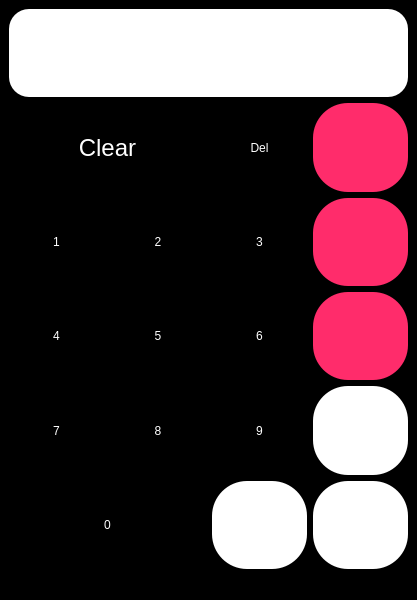
<?xml version="1.0" encoding="UTF-8"?>
<ui version="4.0">
 <class>MainWindow</class>
 <widget class="QMainWindow" name="MainWindow">
  <property name="geometry">
   <rect>
    <x>0</x>
    <y>0</y>
    <width>417</width>
    <height>600</height>
   </rect>
  </property>
  <property name="windowTitle">
   <string>MainWindow</string>
  </property>
  <property name="styleSheet">
   <string notr="true">background-color: rgb(0, 0, 0);
border-radius:10px;</string>
  </property>
  <widget class="QWidget" name="centralwidget">
   <layout class="QGridLayout" name="gridLayout_2">
    <item row="0" column="0">
     <layout class="QGridLayout" name="gridLayout">
      <item row="5" column="0" colspan="2">
       <widget class="QPushButton" name="pushButton_0">
        <property name="sizePolicy">
         <sizepolicy hsizetype="MinimumExpanding" vsizetype="Preferred">
          <horstretch>0</horstretch>
          <verstretch>14</verstretch>
         </sizepolicy>
        </property>
        <property name="styleSheet">
         <string notr="true">
QPushButton{

font: 75 18pt &quot;MS Shell Dlg 2&quot;;
	color: rgb(255, 255, 255);
	background-color: rgb(0, 0, 0);
border-radius:35px;

}
QPushButton:hover{
	color: rgb(229, 228, 255);
	background-color: rgb(124, 119, 255);
}
</string>
        </property>
        <property name="text">
         <string>0</string>
        </property>
       </widget>
      </item>
      <item row="2" column="2">
       <widget class="QPushButton" name="pushButton_3">
        <property name="sizePolicy">
         <sizepolicy hsizetype="MinimumExpanding" vsizetype="Preferred">
          <horstretch>0</horstretch>
          <verstretch>14</verstretch>
         </sizepolicy>
        </property>
        <property name="styleSheet">
         <string notr="true">
QPushButton{

font: 75 18pt &quot;MS Shell Dlg 2&quot;;
	color: rgb(255, 255, 255);
	background-color: rgb(0, 0, 0);
border-radius:35px;

}
QPushButton:hover{
	color: rgb(229, 228, 255);
	background-color: rgb(124, 119, 255);
}
</string>
        </property>
        <property name="text">
         <string>3</string>
        </property>
       </widget>
      </item>
      <item row="0" column="0" colspan="4">
       <widget class="QLabel" name="label">
        <property name="sizePolicy">
         <sizepolicy hsizetype="MinimumExpanding" vsizetype="Preferred">
          <horstretch>0</horstretch>
          <verstretch>14</verstretch>
         </sizepolicy>
        </property>
        <property name="styleSheet">
         <string notr="true">font: 26pt &quot;MS Shell Dlg 2&quot;;
color: rgb(0, 0, 0);
background-color: rgb(255, 255, 255);
border-radius:20px;
</string>
        </property>
        <property name="text">
         <string/>
        </property>
       </widget>
      </item>
      <item row="5" column="3">
       <widget class="QPushButton" name="equalbutton">
        <property name="sizePolicy">
         <sizepolicy hsizetype="MinimumExpanding" vsizetype="Preferred">
          <horstretch>0</horstretch>
          <verstretch>14</verstretch>
         </sizepolicy>
        </property>
        <property name="styleSheet">
         <string notr="true">QPushButton{


	
	
	background-color: rgb(255, 255, 255);
border-radius:35px;

}
QPushButton:hover{
	color: rgb(229, 228, 255);
	
	background-color: rgb(97, 221, 255);
}
</string>
        </property>
        <property name="text">
         <string/>
        </property>
        <property name="icon">
         <iconset resource="../AppData/Local/Programs/Python/Python310/Lib/site-packages/QtDesigner/icons.qrc">
          <normaloff>:/newPrefix/equalsign_81021.png</normaloff>:/newPrefix/equalsign_81021.png</iconset>
        </property>
       </widget>
      </item>
      <item row="1" column="2">
       <widget class="QPushButton" name="DelButton">
        <property name="sizePolicy">
         <sizepolicy hsizetype="MinimumExpanding" vsizetype="Preferred">
          <horstretch>0</horstretch>
          <verstretch>14</verstretch>
         </sizepolicy>
        </property>
        <property name="styleSheet">
         <string notr="true">
QPushButton{

font: 75 18pt &quot;MS Shell Dlg 2&quot;;
	color: rgb(255, 255, 255);
	background-color: rgb(0, 0, 0);
border-radius:35px;

}
QPushButton:hover{
	color: rgb(229, 228, 255);
	background-color: rgb(124, 119, 255);
}
</string>
        </property>
        <property name="text">
         <string>Del</string>
        </property>
       </widget>
      </item>
      <item row="3" column="0">
       <widget class="QPushButton" name="pushButton_4">
        <property name="sizePolicy">
         <sizepolicy hsizetype="MinimumExpanding" vsizetype="Preferred">
          <horstretch>0</horstretch>
          <verstretch>14</verstretch>
         </sizepolicy>
        </property>
        <property name="styleSheet">
         <string notr="true">
QPushButton{

font: 75 18pt &quot;MS Shell Dlg 2&quot;;
	color: rgb(255, 255, 255);
	background-color: rgb(0, 0, 0);
border-radius:35px;

}
QPushButton:hover{
	color: rgb(229, 228, 255);
	background-color: rgb(124, 119, 255);
}
</string>
        </property>
        <property name="text">
         <string>4</string>
        </property>
       </widget>
      </item>
      <item row="2" column="0">
       <widget class="QPushButton" name="pushButton_1">
        <property name="sizePolicy">
         <sizepolicy hsizetype="MinimumExpanding" vsizetype="Preferred">
          <horstretch>0</horstretch>
          <verstretch>14</verstretch>
         </sizepolicy>
        </property>
        <property name="styleSheet">
         <string notr="true">
QPushButton{

font: 75 18pt &quot;MS Shell Dlg 2&quot;;
	color: rgb(255, 255, 255);
	background-color: rgb(0, 0, 0);
border-radius:35px;

}
QPushButton:hover{
	color: rgb(229, 228, 255);
	background-color: rgb(124, 119, 255);
}
</string>
        </property>
        <property name="text">
         <string>1</string>
        </property>
       </widget>
      </item>
      <item row="3" column="2">
       <widget class="QPushButton" name="pushButton_6">
        <property name="sizePolicy">
         <sizepolicy hsizetype="MinimumExpanding" vsizetype="Preferred">
          <horstretch>0</horstretch>
          <verstretch>14</verstretch>
         </sizepolicy>
        </property>
        <property name="styleSheet">
         <string notr="true">
QPushButton{

font: 75 18pt &quot;MS Shell Dlg 2&quot;;
	color: rgb(255, 255, 255);
	background-color: rgb(0, 0, 0);
border-radius:35px;

}
QPushButton:hover{
	color: rgb(229, 228, 255);
	background-color: rgb(124, 119, 255);
}
</string>
        </property>
        <property name="text">
         <string>6</string>
        </property>
       </widget>
      </item>
      <item row="2" column="1">
       <widget class="QPushButton" name="pushButton_2">
        <property name="sizePolicy">
         <sizepolicy hsizetype="MinimumExpanding" vsizetype="Preferred">
          <horstretch>0</horstretch>
          <verstretch>14</verstretch>
         </sizepolicy>
        </property>
        <property name="styleSheet">
         <string notr="true">
QPushButton{

font: 75 18pt &quot;MS Shell Dlg 2&quot;;
	color: rgb(255, 255, 255);
	background-color: rgb(0, 0, 0);
border-radius:35px;

}
QPushButton:hover{
	color: rgb(229, 228, 255);
	background-color: rgb(124, 119, 255);
}
</string>
        </property>
        <property name="text">
         <string>2</string>
        </property>
       </widget>
      </item>
      <item row="4" column="1">
       <widget class="QPushButton" name="pushButton_8">
        <property name="sizePolicy">
         <sizepolicy hsizetype="MinimumExpanding" vsizetype="Preferred">
          <horstretch>0</horstretch>
          <verstretch>14</verstretch>
         </sizepolicy>
        </property>
        <property name="styleSheet">
         <string notr="true">
QPushButton{

font: 75 18pt &quot;MS Shell Dlg 2&quot;;
	color: rgb(255, 255, 255);
	background-color: rgb(0, 0, 0);
border-radius:35px;

}
QPushButton:hover{
	color: rgb(229, 228, 255);
	background-color: rgb(124, 119, 255);
}
</string>
        </property>
        <property name="text">
         <string>8</string>
        </property>
       </widget>
      </item>
      <item row="1" column="3">
       <widget class="QPushButton" name="additionbutton">
        <property name="sizePolicy">
         <sizepolicy hsizetype="MinimumExpanding" vsizetype="Preferred">
          <horstretch>0</horstretch>
          <verstretch>14</verstretch>
         </sizepolicy>
        </property>
        <property name="styleSheet">
         <string notr="true">QPushButton{
	background-color: rgb(255, 44, 107);
border-radius:35px;

}
QPushButton:hover{
	color: rgb(229, 228, 255);
	background-color: rgb(255, 255, 0);
}
</string>
        </property>
        <property name="text">
         <string/>
        </property>
        <property name="icon">
         <iconset resource="../AppData/Local/Programs/Python/Python310/Lib/site-packages/QtDesigner/icons.qrc">
          <normaloff>:/newPrefix/add.png</normaloff>:/newPrefix/add.png</iconset>
        </property>
       </widget>
      </item>
      <item row="4" column="3">
       <widget class="QPushButton" name="divisionbutton_2">
        <property name="sizePolicy">
         <sizepolicy hsizetype="MinimumExpanding" vsizetype="Preferred">
          <horstretch>0</horstretch>
          <verstretch>14</verstretch>
         </sizepolicy>
        </property>
        <property name="styleSheet">
         <string notr="true">QPushButton{


	
	
	background-color: rgb(255, 255, 255);
border-radius:35px;

}
QPushButton:hover{
	color: rgb(229, 228, 255);
	
	background-color: rgb(97, 221, 255);
}
</string>
        </property>
        <property name="text">
         <string/>
        </property>
        <property name="icon">
         <iconset resource="../AppData/Local/Programs/Python/Python310/Lib/site-packages/QtDesigner/icons.qrc">
          <normaloff>:/newPrefix/divisionsign_81003.png</normaloff>:/newPrefix/divisionsign_81003.png</iconset>
        </property>
       </widget>
      </item>
      <item row="2" column="3">
       <widget class="QPushButton" name="substractionbutton">
        <property name="sizePolicy">
         <sizepolicy hsizetype="MinimumExpanding" vsizetype="Preferred">
          <horstretch>0</horstretch>
          <verstretch>14</verstretch>
         </sizepolicy>
        </property>
        <property name="styleSheet">
         <string notr="true">QPushButton{
	background-color: rgb(255, 44, 107);
border-radius:35px;

}
QPushButton:hover{
	color: rgb(229, 228, 255);
	
	background-color: rgb(255, 255, 0);
}
</string>
        </property>
        <property name="text">
         <string/>
        </property>
        <property name="icon">
         <iconset resource="../AppData/Local/Programs/Python/Python310/Lib/site-packages/QtDesigner/icons.qrc">
          <normaloff>:/newPrefix/minus.png</normaloff>:/newPrefix/minus.png</iconset>
        </property>
       </widget>
      </item>
      <item row="3" column="1">
       <widget class="QPushButton" name="pushButton_5">
        <property name="sizePolicy">
         <sizepolicy hsizetype="MinimumExpanding" vsizetype="Preferred">
          <horstretch>0</horstretch>
          <verstretch>14</verstretch>
         </sizepolicy>
        </property>
        <property name="styleSheet">
         <string notr="true">
QPushButton{

font: 75 18pt &quot;MS Shell Dlg 2&quot;;
	color: rgb(255, 255, 255);
	background-color: rgb(0, 0, 0);
border-radius:35px;

}
QPushButton:hover{
	color: rgb(229, 228, 255);
	background-color: rgb(124, 119, 255);
}
</string>
        </property>
        <property name="text">
         <string>5</string>
        </property>
       </widget>
      </item>
      <item row="3" column="3">
       <widget class="QPushButton" name="multiplicationbutton">
        <property name="sizePolicy">
         <sizepolicy hsizetype="MinimumExpanding" vsizetype="Preferred">
          <horstretch>0</horstretch>
          <verstretch>14</verstretch>
         </sizepolicy>
        </property>
        <property name="styleSheet">
         <string notr="true">QPushButton{
	background-color: rgb(255, 44, 107);
border-radius:35px;

}
QPushButton:hover{
	color: rgb(229, 228, 255);
	
		background-color: rgb(255, 255, 0);
}
</string>
        </property>
        <property name="text">
         <string/>
        </property>
        <property name="icon">
         <iconset resource="../AppData/Local/Programs/Python/Python310/Lib/site-packages/QtDesigner/icons.qrc">
          <normaloff>:/newPrefix/cancel.png</normaloff>:/newPrefix/cancel.png</iconset>
        </property>
       </widget>
      </item>
      <item row="4" column="0">
       <widget class="QPushButton" name="pushButton_7">
        <property name="sizePolicy">
         <sizepolicy hsizetype="MinimumExpanding" vsizetype="Preferred">
          <horstretch>0</horstretch>
          <verstretch>14</verstretch>
         </sizepolicy>
        </property>
        <property name="styleSheet">
         <string notr="true">
QPushButton{

font: 75 18pt &quot;MS Shell Dlg 2&quot;;
	color: rgb(255, 255, 255);
	background-color: rgb(0, 0, 0);
border-radius:35px;

}
QPushButton:hover{
	color: rgb(229, 228, 255);
	background-color: rgb(124, 119, 255);
}
</string>
        </property>
        <property name="text">
         <string>7</string>
        </property>
       </widget>
      </item>
      <item row="4" column="2">
       <widget class="QPushButton" name="pushButton_9">
        <property name="sizePolicy">
         <sizepolicy hsizetype="MinimumExpanding" vsizetype="Preferred">
          <horstretch>0</horstretch>
          <verstretch>14</verstretch>
         </sizepolicy>
        </property>
        <property name="styleSheet">
         <string notr="true">
QPushButton{

font: 75 18pt &quot;MS Shell Dlg 2&quot;;
	color: rgb(255, 255, 255);
	background-color: rgb(0, 0, 0);
border-radius:35px;

}
QPushButton:hover{
	color: rgb(229, 228, 255);
	background-color: rgb(124, 119, 255);
}
</string>
        </property>
        <property name="text">
         <string>9</string>
        </property>
       </widget>
      </item>
      <item row="5" column="2">
       <widget class="QPushButton" name="pointbutton">
        <property name="sizePolicy">
         <sizepolicy hsizetype="MinimumExpanding" vsizetype="Preferred">
          <horstretch>0</horstretch>
          <verstretch>14</verstretch>
         </sizepolicy>
        </property>
        <property name="styleSheet">
         <string notr="true">
QPushButton{


	
	
	background-color: rgb(255, 255, 255);
border-radius:35px;

}
QPushButton:hover{
	color: rgb(229, 228, 255);
	
	background-color: rgb(97, 221, 255);
}
</string>
        </property>
        <property name="text">
         <string/>
        </property>
        <property name="icon">
         <iconset resource="../AppData/Local/Programs/Python/Python310/Lib/site-packages/QtDesigner/icons.qrc">
          <normaloff>:/newPrefix/primitivedot_106373.png</normaloff>:/newPrefix/primitivedot_106373.png</iconset>
        </property>
       </widget>
      </item>
      <item row="1" column="0" colspan="2">
       <widget class="QPushButton" name="Clearbutton">
        <property name="sizePolicy">
         <sizepolicy hsizetype="MinimumExpanding" vsizetype="Preferred">
          <horstretch>0</horstretch>
          <verstretch>14</verstretch>
         </sizepolicy>
        </property>
        <property name="font">
         <font>
          <family>MS Shell Dlg 2</family>
          <pointsize>18</pointsize>
          <weight>9</weight>
          <italic>false</italic>
          <bold>false</bold>
         </font>
        </property>
        <property name="styleSheet">
         <string notr="true">
QPushButton{

font: 75 18pt &quot;MS Shell Dlg 2&quot;;
	color: rgb(255, 255, 255);
	background-color: rgb(0, 0, 0);
border-radius:35px;

}
QPushButton:hover{
	color: rgb(229, 228, 255);
	background-color: rgb(124, 119, 255);
}
</string>
        </property>
        <property name="text">
         <string>Clear</string>
        </property>
       </widget>
      </item>
     </layout>
    </item>
   </layout>
  </widget>
  <widget class="QMenuBar" name="menubar">
   <property name="geometry">
    <rect>
     <x>0</x>
     <y>0</y>
     <width>417</width>
     <height>26</height>
    </rect>
   </property>
  </widget>
  <widget class="QStatusBar" name="statusbar"/>
 </widget>
 <resources>
  <include location="../AppData/Local/Programs/Python/Python310/Lib/site-packages/QtDesigner/icons.qrc"/>
 </resources>
 <connections/>
</ui>
